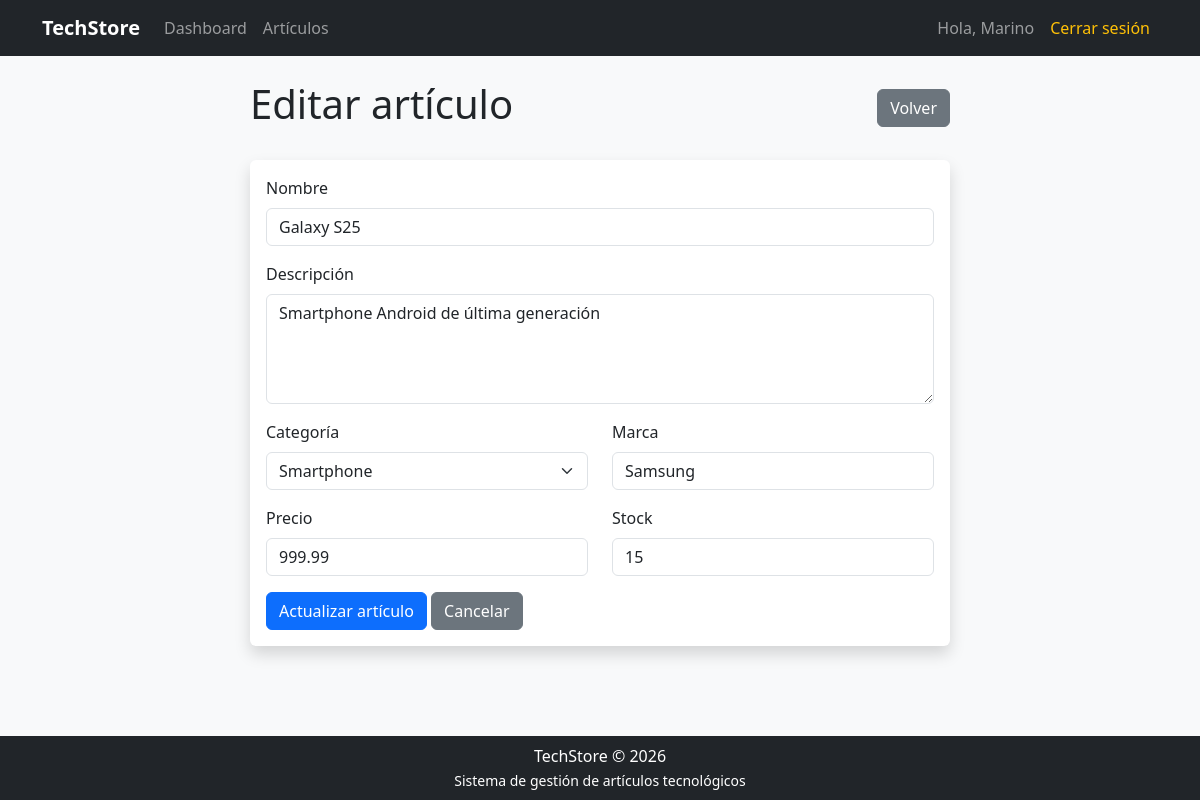
The page /editar_articulo.php?id=2 (signed in) on the database its author committed.
### tables this page shows
CREATE TABLE `articulos` (
  `id` int NOT NULL AUTO_INCREMENT,
  `nombre` varchar(150) NOT NULL,
  `descripcion` text,
  `categoria` varchar(100) NOT NULL,
  `precio` decimal(10,2) NOT NULL,
  `stock` int NOT NULL DEFAULT '0',
  `marca` varchar(100) DEFAULT NULL,
  `created_at` timestamp NULL DEFAULT CURRENT_TIMESTAMP,
  `updated_at` timestamp NULL DEFAULT CURRENT_TIMESTAMP ON UPDATE CURRENT_TIMESTAMP,
  PRIMARY KEY (`id`)
);

### config/Database.php (called while the page is built, shortened)
<?php
class Database
{
    private string $host;
    private string $username;
    private string $password;
    private string $database;
    private ?mysqli $connection = null;
    public function __construct()
    {
        $dotenv = Dotenv::createImmutable(__DIR__ . '/../');
        $this->host = $_ENV['DB_HOST'];
        $this->username = $_ENV['DB_USERNAME'];
        $this->password = $_ENV['DB_PASSWORD'];
        $this->database = $_ENV['DB_DATABASE'];
    }
    public function connect(): mysqli
    {
        if ($this->connection === null) {
            $this->connection = new mysqli(
                $this->host,
                $this->username,
                $this->password,
                $this->database
            );
            $this->connection->set_charset('utf8mb4');
        }
        return $this->connection;
    }
}

### models/Articulo.php (called while the page is built, shortened)
<?php
require_once __DIR__ . '/../config/Database.php';
class Articulo
{
    private mysqli $db;
    public function __construct()
    {
        $database = new Database();
        $this->db = $database->connect();
    }
    public function obtenerPorId(int $id): ?array
    {
        $sql = "SELECT * FROM articulos WHERE id = ?";
        $stmt = $this->db->prepare($sql);
        $stmt->bind_param('i', $id);
        $stmt->execute();
        $resultado = $stmt->get_result();
        $articulo = $resultado->fetch_assoc();
        return $articulo ?: null;
    }
}

### editar_articulo.php (the view, shortened to what this page needs)
<?php
require_once 'models/Articulo.php';
$id = filter_input(
    INPUT_GET,
    'id',
    FILTER_VALIDATE_INT
);
$articuloModel = new Articulo();
$articulo = $articuloModel->obtenerPorId($id);
require 'views/layouts/header.php';
?>
<div class="form-container">
    <div class="d-flex justify-content-between align-items-center mb-4">
        <h1>
            Editar artículo
        </h1>
        <a href="articulos.php" class="btn btn-secondary">
            Volver
        </a>
    </div>
    <div class="card shadow">
        <div class="card-body">
            <form
                action="editar_articulo.php?id=<?= (int) $id ?>"
                method="POST">
                <div class="mb-3">
                    <label for="nombre" class="form-label">
                        Nombre
                    </label>
                    <input
                        type="text"
                        class="form-control"
                        id="nombre"
                        name="nombre"
                        maxlength="150"
                        value="<?= htmlspecialchars(
                            $articulo['nombre'],
                            ENT_QUOTES,
                            'UTF-8'
                        ) ?>"
                        required>
                </div>
                <div class="mb-3">
                    <label for="descripcion" class="form-label">
                        Descripción
                    </label>
                    <textarea
                        class="form-control"
                        id="descripcion"
                        name="descripcion"
                        rows="4"
                    ><?= htmlspecialchars(
                        $articulo['descripcion'] ?? '',
                        ENT_QUOTES,
                        'UTF-8'
                    ) ?></textarea>
                </div>
                <div class="row">
                    <div class="col-md-6 mb-3">
                        <label for="categoria" class="form-label">
                            Categoría
                        </label>
                        <select
                            class="form-select"
                            id="categoria"
                            name="categoria"
                            required>
                            <?php
                            $categorias = [
                                'Laptop',
                                'Smartphone',
                                'Tablet',
                                'Monitor',
                                'Componentes',
                                'Accesorios',
                                'Impresora'
                            ];
                            foreach ($categorias as $categoriaOpcion): ?>
                                <option
                                    value="<?= htmlspecialchars(
                                        $categoriaOpcion,
                                        ENT_QUOTES,
                                        'UTF-8'
                                    ) ?>"
                                    <?= (
                                        $articulo['categoria']
                                        ===
                                        $categoriaOpcion
                                    )
                                        ? 'selected'
                                        : ''
                                    ?>
                                >
                                    <?= htmlspecialchars(
                                        $categoriaOpcion,
                                        ENT_QUOTES,
                                        'UTF-8'
                                    ) ?>
                                </option>
                            <?php endforeach; ?>
                        </select>
                    </div>
                    <div class="col-md-6 mb-3">
                        <label for="marca" class="form-label">
                            Marca
                        </label>
                        <input
                            type="text"
                            class="form-control"
                            id="marca"
                            name="marca"
                            value="<?= htmlspecialchars(
                                $articulo['marca'] ?? '',
                                ENT_QUOTES,
                                'UTF-8'
                            ) ?>"
                        >
                    </div>
                </div>
                <div class="row">
                    <div class="col-md-6 mb-3">
                        <label for="precio" class="form-label">
                            Precio
                        </label>
                        <input
                            type="number"
                            class="form-control"
                            id="precio"
                            name="precio"
                            step="0.01"
                            min="0"
                            value="<?= htmlspecialchars(
                                (string) $articulo['precio'],
                                ENT_QUOTES,
                                'UTF-8'
                            ) ?>"
                            required>
                    </div>
                    <div class="col-md-6 mb-3">
                        <label for="stock" class="form-label">
                            Stock
                        </label>
                        <input
                            type="number"
                            class="form-control"
                            id="stock"
                            name="stock"
                            min="0"
                            value="<?= (int) $articulo['stock'] ?>"
                            required>
                    </div>
                </div>
                <button type="submit" class="btn btn-primary">
                    Actualizar artículo
                </button>
                <a href="articulos.php" class="btn btn-secondary">
                    Cancelar
                </a>
            </form>
        </div>
    </div>
</div>
<?php require 'views/layouts/footer.php'; ?>

### public/css/styles.css (style rules this page uses)
body { background-color: #f8f9fa; }
.card { border: none; }
.form-container { max-width: 700px; margin: 0 auto; }

### rows shown on the page
articulos: nombre "Galaxy S25", descripcion "Smartphone Android de última generación", categoria "Smartphone", marca "Samsung", precio "999.99", stock "15"

### other values the page prints
$_SESSION['usuario_nombre'] "Marino"
